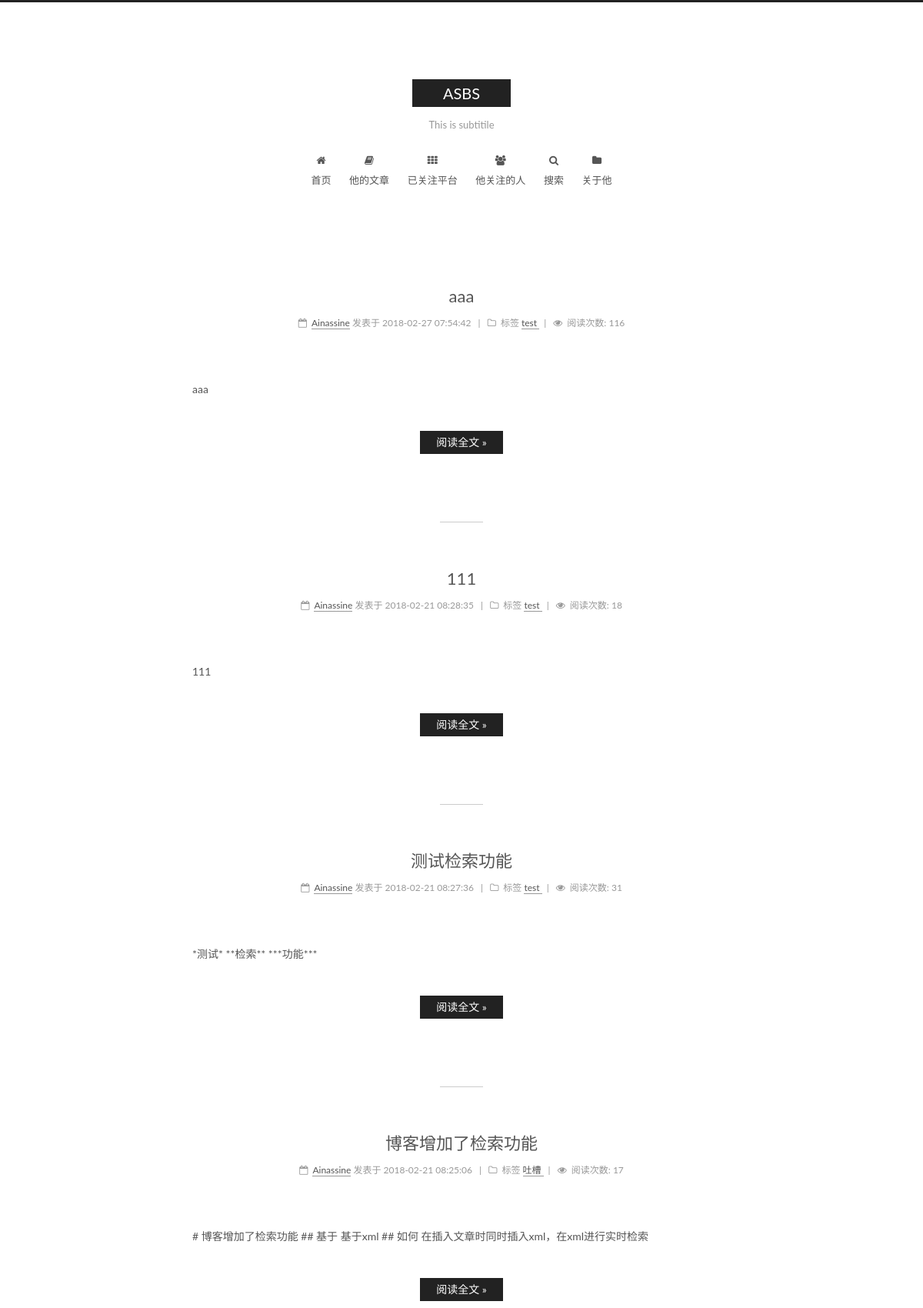
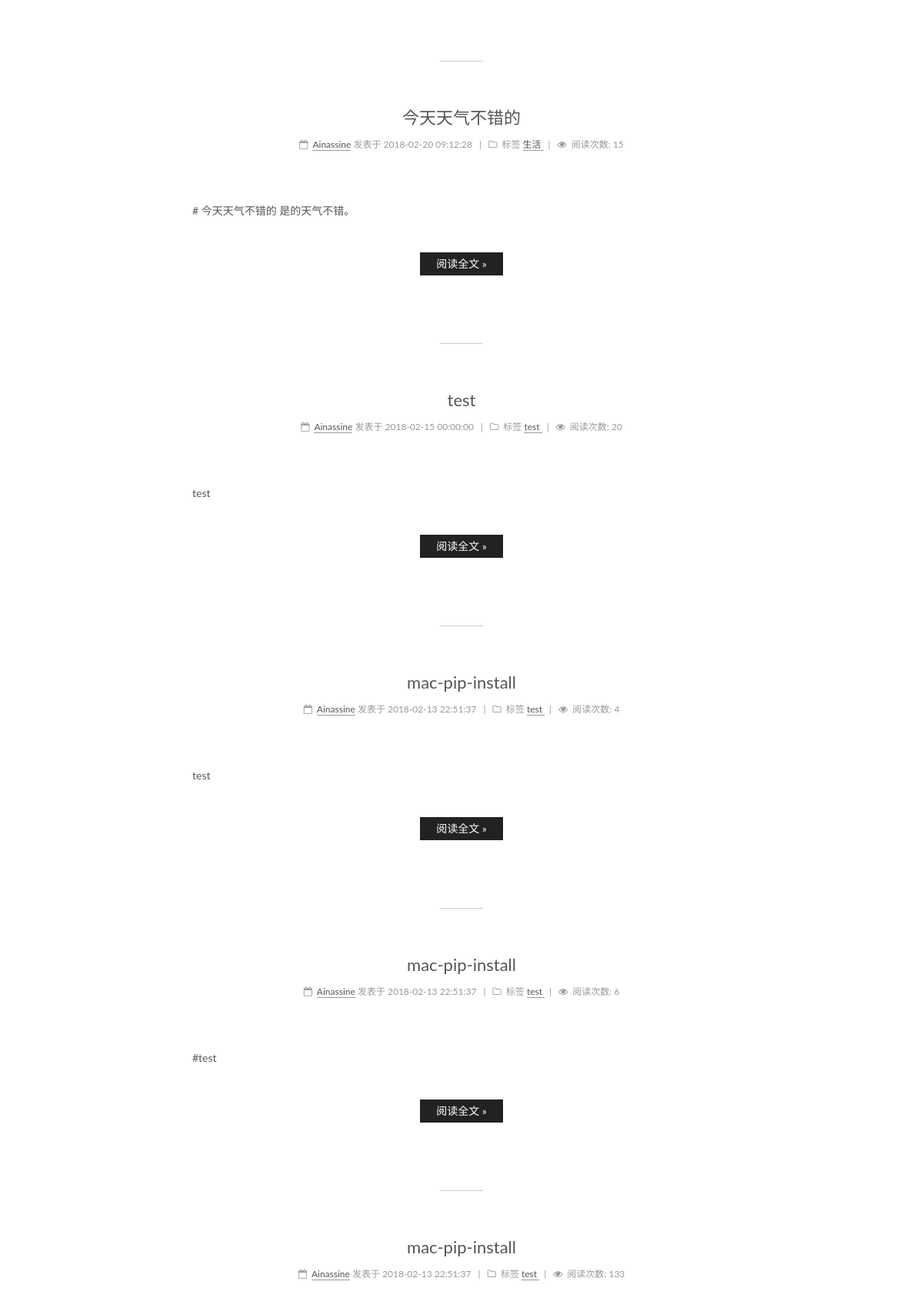
The app's page /user.php?user_id=3 (upper part) with its own data (2 pictures, top to bottom).
### tables this page shows
CREATE TABLE `blog` (
  `blog_id` int(11) NOT NULL AUTO_INCREMENT,
  `user_id` int(11) NOT NULL,
  `blog_title` varchar(32) NOT NULL,
  `blog_content` mediumtext NOT NULL,
  `blog_type_id` int(11) NOT NULL,
  `release_time` datetime DEFAULT NULL,
  `authentic` enum('0','1') NOT NULL,
  `read_count` int(11) NOT NULL DEFAULT '0',
  `tags` varchar(255) DEFAULT NULL,
  PRIMARY KEY (`blog_id`),
  KEY `user_id` (`user_id`),
  KEY `blog_type_id` (`blog_type_id`),
  CONSTRAINT `blog_ibfk_1` FOREIGN KEY (`user_id`) REFERENCES `user` (`user_id`),
  CONSTRAINT `blog_ibfk_2` FOREIGN KEY (`blog_type_id`) REFERENCES `blog_types` (`blog_type_id`)
);

CREATE TABLE `user` (
  `user_id` int(11) NOT NULL AUTO_INCREMENT,
  `user_name` varchar(12) NOT NULL,
  `user_pwd` varchar(32) NOT NULL,
  `user_email` varchar(50) DEFAULT NULL,
  `user_phone_number` varchar(16) DEFAULT NULL,
  `user_gender` enum('0','1') NOT NULL,
  `user_type` enum('0','1','2','3') NOT NULL,
  `user_info` varchar(144) DEFAULT NULL,
  `last_login_time` datetime DEFAULT NULL,
  `last_login_ip` varchar(16) DEFAULT NULL,
  PRIMARY KEY (`user_id`)
);

CREATE TABLE `blog_types` (
  `blog_type_id` int(11) NOT NULL AUTO_INCREMENT,
  `blog_type_name` varchar(20) NOT NULL,
  `blog_type_info` varchar(100) NOT NULL,
  PRIMARY KEY (`blog_type_id`)
);

### user.php (the view, shortened to what this page needs)
<?php
include './backend/dbconnect.php';
$user_id=$_GET['user_id'];
$sql="select * from blog natural join user natural join blog_types where user_id=". $user_id. " order by release_time desc";
$result=mysqli_query($conn, $sql);
$blog_array=array();
if(!$result){
    echo "没有文章。";
}
else{
    if ($result->num_rows >= 10) {
        $blog_num=10;
    }
    else{
        $blog_num = $result->num_rows;
    }
    for($i=0;$i<$blog_num;$i++){
        $blog_array[$i]=mysqli_fetch_assoc($result);
    }
}
?>
<!DOCTYPE html>
<html class="theme-next muse use-motion">
    <head>
        <link href="./frontend/lib/fancybox/source/jquery.fancybox.css?v=2.1.5" rel="stylesheet" type="text/css">
        <link href="./frontend/lib/font-awesome/css/font-awesome.min.css?v=4.6.2" rel="stylesheet" type="text/css">
        <link href="./frontend/css/main.css?v=5.1.3" rel="stylesheet" type="text/css">
    </head>
    <body>
        <div class="container sidebar-position-left page-home">
            <header id="header" class="header" itemscope itertype="http://schema.org/WPHeader">
                <div class="header-inner">
                    <div class="site-brand-wrapper">
                        <div class="site-meta">
                            <div class="custom-logo-site-title">
                                <a href="./" class="brand" rel="start" style="opacity: 1;">
                                    <span class="site-title" style="opacity: 1; top: 0px;">ASBS</span>
                                </a>
                            </div>
                            <p class="site-subtitle" style="opacity: 1; top: 0px;"> This is subtitile</p>
                        </div>
                    </div>
                    <nav class="site-nav">
                        <ul id="menu" class="menu">
                            <li class="menu-item menu-item-home" style="opacity: 1; transform: translateY(0px);">
                                <a href="./index.php" rel="section">
                                    <i class="menu-item-icon fa fa-fw fa-home"></i>
                                    <br>
                                    首页
                                </a>
                            </li>
                            <li class="menu-item menu-item-tags" style="opacity: 1; transform: translateY(0px);">
                                <a href="./my_articles.php?user_id=<?php echo $user_id;?>" rel="section">
                                    <i class="menu-item-icon fa fa-fw fa-book"></i>
                                    <br>
                                    <?php if($_SESSION['user_id']==$user_id){echo "我";}else{echo "他";}?>的文章
                                </a>
                            </li>
                            <li class="menu-item menu-item-platform" style="opacity: 1; transform: translateY(0px);">
                                <a href="./platforms_following.php?user_id=<?php echo $user_id;?>" rel="section">
                                    <i class="menu-item-icon fa fa-fw fa-th"></i>
                                    <br>
                                    已关注平台
                                </a>
                            </li>
                            <li class="menu-item menu-item-following" style="opacity: 1; transform: translateY(0px);">
                                <a href="./people_following.php?user_id=<?php echo $user_id;?>" rel="section">
                                    <i class="menu-item-icon fa fa-fw fa-users"></i>
                                    <br>
                                <?php if($_SESSION['user_id']==$user_id){echo "我";}else{echo "他";}?>关注的人
                                </a>
                            </li>
                            <li class="menu-item menu-item-search" style="opacity: 1; transform: translateY(0px);">
                                <a href="javascript:;" class="popup-trigger">
                                    <i class="menu-item-icon fa fa-fw fa-search"></i>
                                    <br>
                                    搜索
                                </a>
                            </li>
                            <li class="menu-item menu-item-following" style="opacity: 1; transform: translateY(0px);">
                                <a href="./aboutme.php?user_id=<?php echo $user_id;?>" rel="section">
                                    <i class="menu-item-icon fa fa-fw fa-folder"></i>
                                    <br>
                                    关于<?php if($_SESSION['user_id']==$user_id){echo "我";}else{echo "他";}?>
                                </a>
                            </li>
                        </ul>
                    </nav>
                </div>
            </header>
            <main id="main" class="main">
                <div class="main-inner">
                    <div class="content-wrap">
                        <div id="content" class="content">
                            <section id="posts" class="posts-expand">
                                <?php
                                for($i=0;$i<$blog_num;$i++) {
                                    echo "<article class=\"post post-type-normal\" itemscope itemtype=\"http://schema.org/Article\">
                                    <div class=\"post-block\" style=\"opacity: 1; display: block;\">
                                            <meta itemprop=\"name\" content=\"" . $blog_array[$i]['user_name'] . "\">
                                        <header class=\"post-header\" style=\"opacity: 1; display: block; transform: translateY(0px);\">
                                            <h1 class=\"post-title\" itemprop=\"name headline\">
                                                <a class=\"post-title-link\" href=\"./article.php?blog_id=" . $blog_array[$i]['blog_id'] . "\" itemprop=\"url\">". $blog_array[$i]['blog_title']."</a>
                                            </h1>
                                            <div class=\"post-meta\">
                                                <span class=\"post-time\">
                                                    <span class=\"post-meta-item-icon\">
                                                        <i class=\"fa fa-calendar-o\"></i>
                                                    </span>
                                                    <a class=\"post-meta-item-text\" href=\"./user.php?user_id=". $blog_array[$i]['user_id']. "\">". $blog_array[$i]['user_name'] ."</a>
                                                    <span class=\"post-meta-item-text\">发表于</span>
                                                    <time title=\"创建于\" itemprop=\"dateCreated datePublished\" datetime=\"". $blog_array[$i]['release_time']. "+08:00\">".
                                                        $blog_array[$i]['release_time'].
                                                    "</time>
                                                </span>
                                                <span class=\"post-category\">
                                                    <span class=\"post-meta-divider\">|</span>
                                                    <span class=\"post-meta-item-icon\">
                                                        <i class=\"fa fa-folder-o\"></i>
                                                    </span>
                                                    <span class=\"post-meta-item-text\">标签</span>
                                                    <span class=\"about\" itemscope itemtype=\"http://schema.org/Thing\">
                                                        <a href=\"./articlesofcategory.php?blog_type=". $blog_array[$i]['blog_type_name']."\" itemprop=\"url\" rel=\"index\">
                                                            <span itemprop=\"name\">". $blog_array[$i]['blog_type_name']. "</span>
                                                        </a>
                                                    </span>
                                                </span>
                                                <span id=\"./article.php?blog_id=" . $blog_array[$i]['blog_id'] . "\" class=\"leancloud_visitors\">
                                                    <span class=\"post-meta-divider\">|</span>
                                                    <span class=\"post-meta-item-icon\">
                                                        <i class=\"fa fa-eye\"></i>
                                                    </span>
                                                    <span class=\"post-meta-item-text\">阅读次数:</span>
                                                    <span class=\"leancloud-visitors-count\">". $blog_array[$i]['read_count']."</span>
                                                </span>
                                            </div>
                                        </header>
                                        <div class=\"post-body\" itemprop=\"articelBody\" style=\"opacity: 1; display: block; transform: translateY(0px);\">".
                                            $blog_array[$i]['blog_content'].
                                            "
                                            <div class=\"post-button text-center\">
                                                <a class=\"btn\" href=\"./article.php?blog_id=" . $blog_array[$i]['blog_id'] . "\" rel=\"contents\">
                                                    阅读全文 »
                                                </a>
                                            </div>
                                        </div>
                                        <div class=\"post-footer\">
                                            <div class=\"post-eof\"></div>
                                        </div>
                                    </div>
                                </article>";
                                }
                                ?>
                            </section>
                        </div>
                    </div>
                </div>
            </main>
        </div>
    </body>
</html>

### frontend/css/main.css (style rules this page uses)
html { font-family: sans-serif; -ms-text-size-adjust: 100%; -webkit-text-size-adjust: 100%; }
body { margin: 0; }
article, aside, details, figcaption, figure, footer, header, hgroup, main, menu, nav, section, summary { display: block; }
a { background-color: transparent; }
h1 { font-size: 2em; margin: 0.67em 0; }
body { position: relative; font-family: 'Lato', "PingFang SC", "Microsoft YaHei", sans-serif; font-size: 14px; line-height: 2; color: #555; background: #fff; }
h1, h2, h3, h4, h5, h6 { margin: 0; padding: 0; font-weight: bold; line-height: 1.5; font-family: 'Lato', "PingFang SC", "Microsoft YaHei", sans-serif; }
h1 { font-size: 22px; }
p { margin: 0 0 20px 0; }
a { color: #555; text-decoration: none; outline: none; border-bottom: 1px solid #999; word-wrap: break-word; }
.text-center { text-align: center; }
html, body { height: 100%; }
.container { position: relative; min-height: 100%; }
.header-inner { margin: 0 auto; padding: 100px 0 70px; width: 700px; }
.main { padding-bottom: 150px; }
.main-inner { margin: 0 auto; width: 700px; }
.btn { display: inline-block; padding: 0 20px; font-size: 14px; color: #fff; background: #222; border: 2px solid #222; text-decoration: none; border-radius: 0; transition-property: background-color; transition-duration: 0.2s; transition-timing-function: ease-in-out; transition-delay: 0s; }
.header { background: transparent; }
.header-inner { position: relative; }
.site-meta { margin: 0; text-align: center; }
.brand { position: relative; display: inline-block; padding: 0 40px; color: #fff; background: #222; border-bottom: none; }
.site-title { display: inline-block; vertical-align: top; line-height: 36px; font-size: 20px; font-weight: normal; font-family: 'Lato', "PingFang SC", "Microsoft YaHei", sans-serif; }
.site-subtitle { margin-top: 10px; font-size: 13px; color: #999; }
.use-motion .brand { opacity: 0; }
.use-motion .logo, .use-motion .site-title, .use-motion .site-subtitle { opacity: 0; position: relative; top: -10px; }
@media (min-width: 992px) { .site-nav { display: block !important; } }
.menu { margin-top: 20px; padding-left: 0; text-align: center; }
.menu .menu-item { display: inline-block; margin: 0 10px; list-style: none; }
.menu .menu-item a { display: block; font-size: 13px; line-height: inherit; border-bottom: 1px solid transparent; transition-property: border-color; transition-duration: 0.2s; transition-timing-function: ease-in-out; transition-delay: 0s; }
.menu .menu-item .fa { margin-right: 5px; }
.use-motion .menu-item { opacity: 0; }
.post-body { font-family: 'Lato', "PingFang SC", "Microsoft YaHei", sans-serif; }
.use-motion .post-block, .use-motion .pagination, .use-motion .comments { opacity: 0; }
.use-motion .post-header { opacity: 0; }
.use-motion .post-body { opacity: 0; }
.posts-expand { padding-top: 40px; }
@media (min-width: 992px) { .posts-expand .post-body { text-align: justify; } }
.posts-expand .post-title { text-align: center; word-break: break-word; font-weight: 400; }
.posts-expand .post-title-link { display: inline-block; position: relative; color: #555; border-bottom: none; line-height: 1.2; vertical-align: top; }
.posts-expand .post-title-link::before { content: ""; position: absolute; width: 100%; height: 2px; bottom: 0; left: 0; background-color: #000; visibility: hidden; -webkit-transform: scaleX(0); -moz-transform: scaleX(0); -ms-transform: scaleX(0); -o-transform: scaleX(0); transform: scaleX(0); transition-duration: 0.2s; transition-timing-function: ease-in-out; transition-delay: 0s; }
.posts-expand .post-meta { margin: 3px 0 60px 0; color: #999; font-family: 'Lato', "PingFang SC", "Microsoft YaHei", sans-serif; font-size: 12px; text-align: center; }
.post-meta-divider { margin: 0 0.5em; }
.post-meta-item-icon { margin-right: 3px; }
.post-button { margin-top: 40px; }
.post-button .btn { color: #fff; font-size: 14px; background: #222; border-radius: 0; line-height: 2; margin: 0 4px 8px 4px; }
.posts-expand .post-eof { display: block; margin: 80px auto 60px; width: 8%; height: 1px; background: #ccc; text-align: center; }
.fa { font-family: FontAwesome !important; }
.btn { border-radius: 3px; -webkit-box-shadow: none; box-shadow: none; border: 1px solid transparent }
.menu .menu-item .fa { margin-right: 0; }

### records on screen
blog: blog_title "aaa", user.user_name "Ainassine", release_time "2018-02-27 07:54:42", blog_type.blog_type_name "test", read_count "116", blog_content "aaa"
blog: blog_title "111", user.user_name "Ainassine", release_time "2018-02-21 08:28:35", blog_type.blog_type_name "test", read_count "18", blog_content "111"
blog: blog_title "测试检索功能", user.user_name "Ainassine", release_time "2018-02-21 08:27:36", blog_type.blog_type_name "test", read_count "31", blog_content "*测试* **检索** ***功能***"
blog: blog_title "博客增加了检索功能", user.user_name "Ainassine", release_time "2018-02-21 08:25:06", blog_type.blog_type_name "吐槽", read_count "17", blog_content "# 博客增加了检索功能 ## 基于 基于xml ## 如何 在插入文章时同时插入xml，在xml进行实时检索"
blog: blog_title "今天天气不错的", user.user_name "Ainassine", release_time "2018-02-20 09:12:28", blog_type.blog_type_name "生活", read_count "15", blog_content "# 今天天气不错的 是的天气不错。"
blog: blog_title "test", user.user_name "Ainassine", release_time "2018-02-15 00:00:00", blog_type.blog_type_name "test", read_count "20", blog_content "test"
blog: blog_title "mac-pip-install", user.user_name "Ainassine", release_time "2018-02-13 22:51:37", blog_type.blog_type_name "test", read_count "4", blog_content "test"
blog: blog_title "mac-pip-install", user.user_name "Ainassine", release_time "2018-02-13 22:51:37", blog_type.blog_type_name "test", read_count "6", blog_content "#test"
blog: blog_title "mac-pip-install", user.user_name "Ainassine", release_time "2018-02-13 22:51:37", blog_type.blog_type_name "test", read_count "133"
